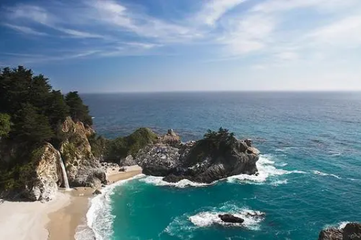
//> input picture Seam Carving Demo 大作业/2022_opencv_seamCarving/1-1.png, 361 x 240 px, shrunk from 531 x 353 before the run
$ ./main   (built with g++ and OpenCV 4)
//> lines starting //> are read from the running program, lines starting //| are printed output that depends on the picture
### Seam Carving Demo 大作业/2022_opencv_seamCarving/ImprovedSeamCarvingResize.h
//
// Created by Li Chunliang on 2022/2/4.
//

#ifndef INC_2022_OPENCV_SEAMCARVING_IMPROVEDSEAMCARVINGRESIZE_H
#define INC_2022_OPENCV_SEAMCARVING_IMPROVEDSEAMCARVINGRESIZE_H

#include "SeamCarvingResize.h"

class ImprovedSeamCarvingResize : public SeamCarvingResize{
protected:
    /* Improved Seam Detection*/
    void calcCumulativeMinimumEnergy(Mat &cmin_energy) override;
public:
    ImprovedSeamCarvingResize(Mat mat, double (*param)(int, int, const Mat &, int) = SeamCarvingEnergyFunctions::Func1);
    Seams removeCols(int num, bool mute) override;
};


#endif //INC_2022_OPENCV_SEAMCARVING_IMPROVEDSEAMCARVINGRESIZE_H

### Seam Carving Demo 大作业/2022_opencv_seamCarving/SeamCarvingEnergyFunctions.h
//
// Created by Li Chunliang on 2022/2/2.
//

#ifndef INC_2022_OPENCV_SEAMCARVING_SEAMCARVINGENERGYFUNCTIONS_H
#define INC_2022_OPENCV_SEAMCARVING_SEAMCARVINGENERGYFUNCTIONS_H

#include <opencv2/opencv.hpp>

using namespace cv;
using namespace std;

class SeamCarvingEnergyFunctions {
public:
    static double Func1(int i, int j, const Mat & src,int seed = 0);
    static double Func2(int i, int j, const Mat & src,int seed = 0);
    static double FuncCanny(int i, int j, const Mat & src, int seed = 0);
    static double FuncSaliency(int i, int j, const Mat & src, int seed = 0);
    //if there's a cache in the function,
    // the seed controls if the function should update the cache.
};


#endif //INC_2022_OPENCV_SEAMCARVING_SEAMCARVINGENERGYFUNCTIONS_H

### Seam Carving Demo 大作业/2022_opencv_seamCarving/SeamCarvingResize.h
//
// Created by Li Chunliang on 2022/2/2.
//

#ifndef INC_2022_OPENCV_SEAMCARVING_SEAMCARVINGRESIZE_H
#define INC_2022_OPENCV_SEAMCARVING_SEAMCARVINGRESIZE_H

#include <opencv2/opencv.hpp>
#include <vector>

#include "SeamCarvingEnergyFunctions.h"


using namespace cv;
using namespace std;

typedef pair<int,Vec3b> ColPixel;
typedef vector<ColPixel> Seam;
typedef vector<Seam> Seams;

// vector< vector< pair<int cols,Vec3b pixel> >  is a seam > is a series of seams

enum ResizeMode{
    MIXED, REMOVAL, INSERTION
};
class SeamCarvingResize {

protected:
    int cols;
    int rows;
    bool isTransposed; //transpose mark
    Mat src, energy_map;
    double (*energyFunction) (int ,int , const Mat &, int);
    int seed;

public:
    string winname;
    explicit SeamCarvingResize(Mat & src, double (*_energyFunction) (int ,int , const Mat &, int) = SeamCarvingEnergyFunctions::Func1);
    /*Aspect Ratio Change*/
    void changeAspectRatio(double col_ratio, double row_ratio, ResizeMode mode = REMOVAL);
    /*Fundamental Functions*/
    virtual Seams removeCols(int num, bool mute = false);
    void removeRows(int num);
    void insertCols(int num, int isSubInsert = false);
    void insertRows(int num);
    void show();
protected:
    void calcEnergyMap();
    /*could be overrided for improvement*/
    virtual void calcCumulativeMinimumEnergy(Mat &cmin_energy);
};


#endif //INC_2022_OPENCV_SEAMCARVING_SEAMCARVINGRESIZE_H

### Seam Carving Demo 大作业/2022_opencv_seamCarving/SeamCarvingEnergyFunctions.cpp
//
// Created by Li Chunliang on 2022/2/2.
//

#include "SeamCarvingEnergyFunctions.h"

#include <opencv2/opencv.hpp>
#include <opencv2/saliency.hpp>

using namespace cv;
using namespace std;
using namespace saliency;

int Func1_sub(int i, int j, const Mat & src, int channel) {
    //calc grad on x/y direction, with one channel
    int x_part = 0, y_part = 0;
    x_part = src.at<Vec3b>((i != src.rows - 1 ? i+1 : 0),j)[channel] - src.at<Vec3b>(i,j)[channel];
    y_part = src.at<Vec3b>(i,(j != src.cols - 1 ? j+1 : 0))[channel] - src.at<Vec3b>(i,j)[channel];
    return abs(x_part) + abs(y_part);
}

double SeamCarvingEnergyFunctions::Func1(int i, int j, const Mat &src,int seed) {

    // if i or j is invalid, return -1;
    if(i < 0 || i >= src.rows || j <0 || j >= src.cols){ return -1;}

    int b, g, r;
    b = Func1_sub(i, j, src, 0);
    g = Func1_sub(i, j, src, 1);
    r = Func1_sub(i, j, src, 2);

    return b + g + r;
}

// [63 lines left out: functions FuncCanny, FuncSaliency, Func2_sub, Func2, not called in this run]

### Seam Carving Demo 大作业/2022_opencv_seamCarving/SeamCarvingResize.cpp
//
// Created by Li Chunliang on 2022/2/2.
//

#include "SeamCarvingResize.h"
#include <cmath>

SeamCarvingResize::SeamCarvingResize(
        Mat &src, double (*_energyFunction)(int, int, const Mat &, int)
        ): src(src), rows(src.rows), cols(src.cols), energyFunction(_energyFunction),
           energy_map(rows, cols, CV_64F, FLT_MAX), isTransposed(false), seed(0){
    if(winname.empty()) winname = "Seam Carving Result";
}


Seams SeamCarvingResize::removeCols(int num, bool mute) { //returns Seams being removed, relative to the original image
    Seams result; //for recording seams
    begin:
    if(num <= 0) {
        /* for recording, seam cordinate post-process*/
        //update seams_index
        for(int i = (int)result.size() - 2; i >= 0; i--){ //被参考的seam
            //from (int)result.size() - 1 to i, calc diff and add
            for(int j = (int)result.size() - 1; j > i; j--){ //要修正的seam
                Seam & cur = result[j];
                Seam & prev = result[i];
                for(int idx = 0; idx < rows; idx++){
                    if(cur[idx].first >= prev[idx].first){
                        cur[idx].first++;
                    }
                }
            }
        }
        return result;
    }
    if(num > cols) num = cols;
    /* Step 1. try to calculate(and show) the energy map */
    calcEnergyMap();

    /* Step 2. calc cumulative minimul energy, which indicates vertical seam. */
    Mat cmin_energy = energy_map; // calcCumulativeMinimumEnergy
    calcCumulativeMinimumEnergy(cmin_energy);

    /* Step 3. find seam */
    int seam_i = -1;
    double seam_min = FLT_MAX;
    for(int j = 0 ; j < cols; j++){
        if(cmin_energy.at<double>(rows-1, j) < seam_min){
            seam_min = cmin_energy.at<double>(rows - 1, j);
            seam_i = j;
        }
    }

    /* Step 4. Remove Vertical Seam*/
    Seam current_seam; //for recording
    Mat tmp = Mat(rows, cols-1, CV_8UC3); // this stores the tmp result
    for(int i = rows-1; i >= 0; i-- ){
        //jump over seam
        int k = 0;
        for(int j = 0; j < cols; j++){
            if(j == seam_i) {
                /* for recording*/
                ColPixel pp = make_pair(seam_i, src.at<Vec3b>(i,j));
                current_seam.push_back(pp);
                continue;
            }
            tmp.at<Vec3b>(i,k++) = src.at<Vec3b>(i,j);
        }
        //update seam index when it's not the first row
        if(i!= 0){
            seam_min = FLT_MAX;
            for(int p = max(seam_i - 1, 0) ; p <= min(seam_i +1, cols-1); p++){
                if(cmin_energy.at<double>(i-1, p) < seam_min){
                    seam_min = cmin_energy.at<double>(i - 1, p);
                    seam_i = p;
                }
            }
        }
    }
    src = tmp;
    rows = tmp.rows;
    cols = tmp.cols;
    result.push_back(current_seam); // for recording

    /* Step 5. Loop */
    if(!mute){
        show();
        waitKey(1);
    }
    num--;
    goto begin;
}

void SeamCarvingResize::calcCumulativeMinimumEnergy(Mat &cmin_energy) {
    double M_a, M_b, M_c;
    for(int i = 1; i < rows; i++){
        for(int j = 0; j < cols; j++){
            if(j != 0) M_a = energy_map.at<double>(i - 1, j - 1);
            M_b = energy_map.at<double>(i - 1, j);
            if(j != cols-1) M_c = energy_map.at<double>(i - 1, j + 1);
            if( j == 0 ){
                cmin_energy.at<double>(i,j) = energy_map.at<double>(i, j) + min(M_c, M_b );
            }else if(j == cols - 1){
                cmin_energy.at<double>(i,j) = energy_map.at<double>(i, j) + min(M_a, M_b );
            }else{
                cmin_energy.at<double>(i,j) = energy_map.at<double>(i, j) + min( min(M_a, M_b ), min(M_c, M_b ) );
            }
        }
    }
}

void SeamCarvingResize::calcEnergyMap() {
//    Mat tmp(rows, cols, CV_8UC1); //this stores the energy map to show
    energy_map = Mat(rows, cols, CV_64F, FLT_MAX); // energy map
    for(int i = 0; i < rows; i++){
        for(int j = 0; j < cols; j++){
//            tmp.at<char>(i,j) = (char) ((int)(*energyFunction)(i, j, src, seed) % 255);
            energy_map.at<double>(i, j) = (int)(*energyFunction)(i, j, src, seed);
        }
    }
//    imshow("Energy Map", tmp);
//    moveWindow("Energy Map", 300,700);
//    waitKey(1);
    seed++;
}

void SeamCarvingResize::show() {
    if(!isTransposed){
        imshow(winname, src);
    }else{
        transpose(src, src);
        imshow(winname, src);
        transpose(src, src);
    }

//    moveWindow("Seam Carving Result", 300,300);
}


// [95 lines left out: functions removeRows, insertCols, insertRows, not called in this run]

void SeamCarvingResize::changeAspectRatio(double col_ratio, double row_ratio, ResizeMode mode) {
    //e.g. 16:9, 18:9, 21:9, 1:1, 4:3, 3:4
    if(mode == MIXED){
        //MIXED keeps the area of the image the same. 先做insert，再做remove
        double k = row_ratio/col_ratio;
        double s = rows * cols;
        int _rows = (int)sqrt(k*s), _cols = (int)sqrt(s/k);
        //必有一个是insert，另一个是remove。
        if(_cols - cols > 0){
            insertCols(_cols - cols);
            removeRows(rows - _rows);
        }
        if(_rows - rows > 0){
            insertRows(_rows - rows);
            removeCols(cols - _cols);
        }
    }else if(mode == REMOVAL){
//        if((double)cols/(double)rows > col_ratio/row_ratio){
        if(cols*row_ratio > col_ratio*rows){
            //在列相同的情形下，有更少的行，则裁剪列
            removeCols((int)(cols-rows*(col_ratio/row_ratio)));
        }else{
            //在列相同的情形下，有更多的行，则裁剪行
            removeRows((int)(rows-cols*(row_ratio/col_ratio)));
        }
    }else if(mode == INSERTION){
        if(cols*row_ratio > col_ratio*rows){
            //在列相同的情形下，有更少的行，则插入行
            insertRows((int)(cols*row_ratio/col_ratio)-rows);
        }else{
            //在列相同的情形下，有更多的行，则插入列
            insertCols((int)(rows*col_ratio/row_ratio)-cols);
        }
    }
}

### Seam Carving Demo 大作业/2022_opencv_seamCarving/main.cpp
#include <opencv2/opencv.hpp>
#include <iostream>
#include <string>

#include "SeamCarvingResize.h"
#include "ImprovedSeamCarvingResize.h"

using namespace cv;
using namespace std;

// [13 lines left out: function experiment0, not called in this run]
void experiment1(const string& img, const string& num){
//> called with img = "1-1.png", num = "4.1-2"
    Mat src = imread(img,IMREAD_COLOR), src_1, src_2, src_3;
//> src is the input picture: 240 rows x 361 cols, CV_8UC3; mean B, G, R 148.1, 136.1, 113.2
    src_1 = src.clone(); src_2 = src.clone(); src_3 = src.clone();
    SeamCarvingResize s1(src_1, SeamCarvingEnergyFunctions::Func1);
    s1.winname = num + " Removal";
    s1.changeAspectRatio(3,4,REMOVAL);
//> in show (call 2), `imshow(winname, src);`:
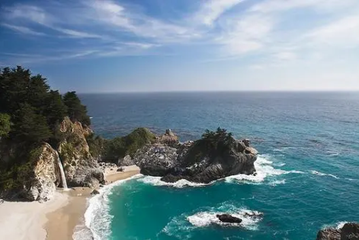
//> window '4.1-2 Removal': 240 rows x 359 cols, CV_8UC3; mean B, G, R 148.5, 136.4, 113.4
//> in show (call 3), `imshow(winname, src);`:
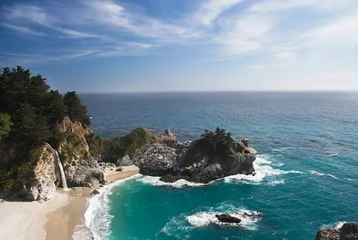
//> window '4.1-2 Removal': 240 rows x 358 cols, CV_8UC3; mean B, G, R 148.5, 136.4, 113.4
//> in show (call 4), `imshow(winname, src);`:
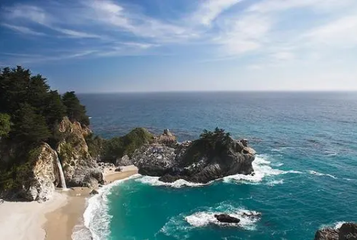
//> window '4.1-2 Removal': 240 rows x 357 cols, CV_8UC3; mean B, G, R 148.6, 136.5, 113.5
//> in show (call 5), `imshow(winname, src);`:
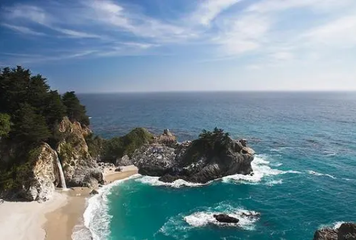
//> window '4.1-2 Removal': 240 rows x 356 cols, CV_8UC3; mean B, G, R 148.6, 136.6, 113.6
//> in show (call 6), `imshow(winname, src);`:
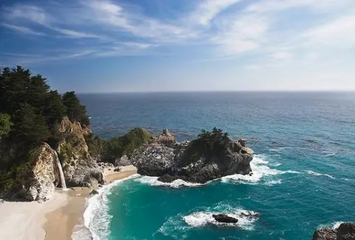
//> window '4.1-2 Removal': 240 rows x 355 cols, CV_8UC3; mean B, G, R 148.6, 136.6, 113.7
//> in show (call 7), `imshow(winname, src);`:
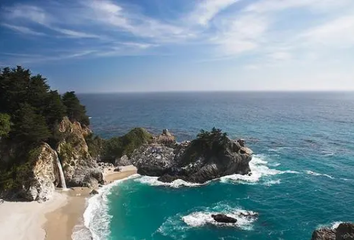
//> window '4.1-2 Removal': 240 rows x 354 cols, CV_8UC3; mean B, G, R 148.7, 136.6, 113.8
//> in show (call 8), `imshow(winname, src);`:
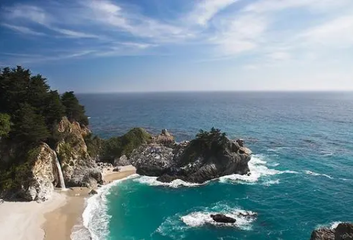
//> window '4.1-2 Removal': 240 rows x 353 cols, CV_8UC3; mean B, G, R 148.8, 136.8, 113.8
    SeamCarvingResize s2(src_2, SeamCarvingEnergyFunctions::Func1);
    s2.winname = num + " Insertion";
    s2.changeAspectRatio(3,4,INSERTION);
    SeamCarvingResize s3(src_3, SeamCarvingEnergyFunctions::Func1);
    s3.winname = num + " Mixed";
    s3.changeAspectRatio(3,4,MIXED);
}

// [31 lines left out: functions experiment2, experiment3, not called in this run]


int main() {

//    experiment0("bit.png"); //for generating cover
//    /*Experiment 1*/
//    experiment1("bliss.jpg","4.1-1"); //bliss
    experiment1("1-1.png","4.1-2");  //sea
//
//    /*Experiment 2*/
//    experiment2("img4mini.png","4.2-1"); //geometric
    experiment2("rings.png","4.2-2"); //rings
//    experiment2("wavesinsea.png","4.2-3"); //wavesinsea

    /*Experiment 3*/
    experiment3("4.png","4.3-1"); //pot
//    experiment3("3.png","4.3-2"); //building
//    experiment3("imgmini.png","4.3-3"); //img
//    experiment3("lx.png","4.3-4"); //lx

    waitKey(0);
    return 0;
}

$ run again, with Seam Carving Demo 大作业/2022_opencv_seamCarving/bit.png copied over Seam Carving Demo 大作业/2022_opencv_seamCarving/1-1.png
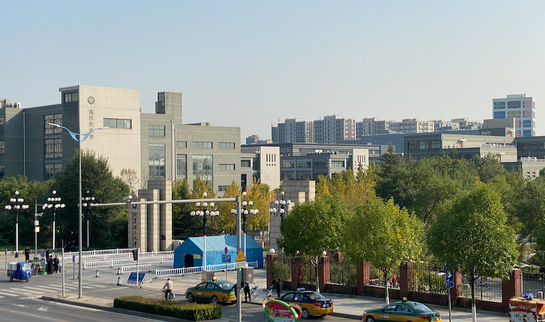
//> input picture Seam Carving Demo 大作业/2022_opencv_seamCarving/bit.png, 545 x 322 px, shrunk from 801 x 473 before the run
//> in experiment1, src is the input picture: 322 rows x 545 cols, CV_8UC3; mean B, G, R 132.8, 140.7, 133.7
//> in show (call 7), `imshow(winname, src);`:
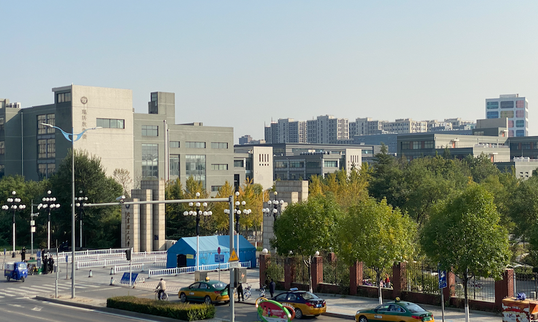
//> window '4.1-2 Removal': 322 rows x 538 cols, CV_8UC3; mean B, G, R 133, 141, 134.1
//> in show (call 8), `imshow(winname, src);`:
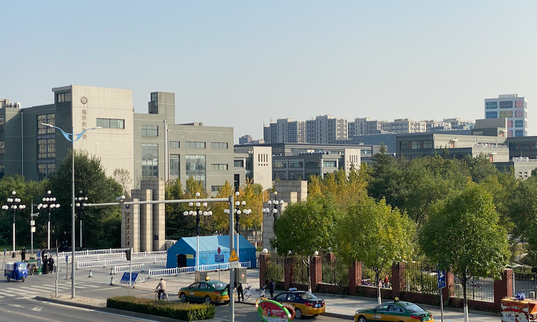
//> window '4.1-2 Removal': 322 rows x 537 cols, CV_8UC3; mean B, G, R 133, 141, 134.1
